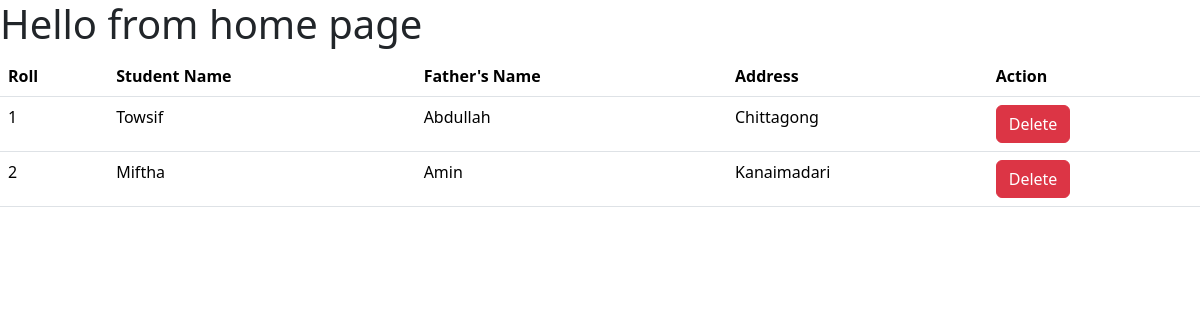
The page / on the database its author committed.
### first_app/models.py (models this page shows, shortened)
class Student(models.Model):
    name = models.CharField(max_length=20)
    roll = models.IntegerField(primary_key=True)
    address = models.TextField()
    father_name = models.TextField(default='Rahim')

### first_app/views.py (the view)
# urls.py: path('', views.home, name="homepage"),
def home(request):
    student = models.Student.objects.all()
    return render(request, "home.html", {'data': student})

### first_app/templates/home.html (shortened to what this page needs)
<!DOCTYPE html>
<html lang="en">
<head>
    <link href="https://cdn.jsdelivr.net/npm/bootstrap@5.3.3/dist/css/bootstrap.min.css" rel="stylesheet">
</head>
<body>
    <h1>Hello from home page</h1>
    {% if data %}
    <table class="table">
        <thead>
          <tr>
            <th scope="col">Roll</th>
            <th scope="col">Student Name</th>
            <th scope="col">Father's Name</th>
            <th scope="col">Address</th>
            <th scope="col">Action</th>
          </tr>
        </thead>
        <tbody>
            {% for student in data %}
            <tr>
                <td>{{student.roll}}</td>
            <td>{{student.name}}</td>
            <td>{{student.father_name}}</td>
            <td>{{student.address}}</td>
            <td><a class="btn btn-danger" href="{% url 'delete_student' student.roll %}">Delete</a></td>
            </tr>
            {% endfor %}
        </tbody>
    </table>
    {% else %}
    <h1>No data available to show</h1>
    {% endif %}
</body>
</html>

### rows shown on the page
Student: roll "1", name "Towsif", father_name "Abdullah", address "Chittagong"
Student: roll "2", name "Miftha", father_name "Amin", address "Kanaimadari"
